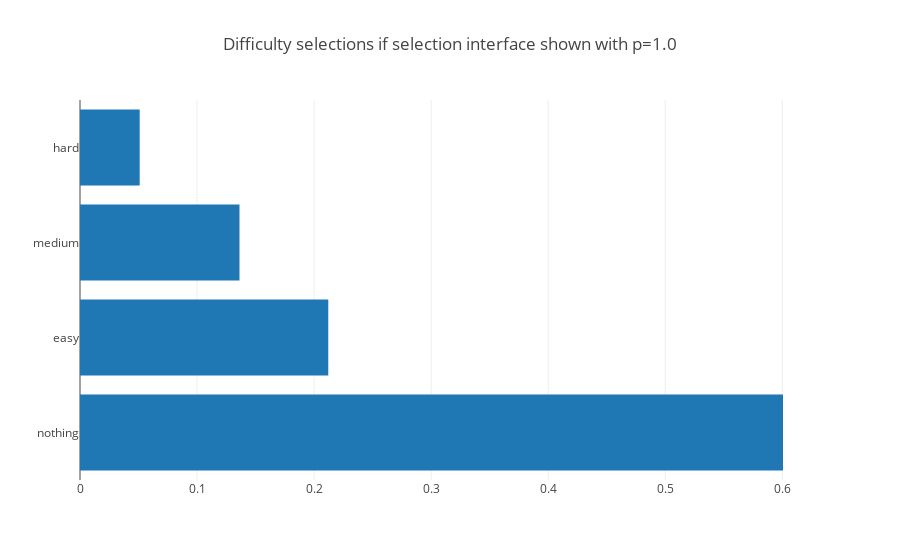

Notebook code cell kept with this figure:
### Code cell
plotdict(get_choose_difficulty_counts_for_user_list_user_normalized(frequency_of_choose_difficulty_to_users['1.0']), 'Difficulty selections if selection interface shown with p=1.0')

### Figure 1 — Plotly figure (JSON) as saved in the notebook; plotly's stock layout.template omitted (floating-point values rounded to 4 significant figures)
{"data": [{"orientation": "h", "type": "bar", "uid": "b36325df-4408-46f7-8737-f81071ee3cdb", "x": [0.6006, 0.2121, 0.1363, 0.05099], "y": ["nothing", "easy", "medium", "hard"]}], "layout": {"title": {"text": "Difficulty selections if selection interface shown with p=1.0"}}}
